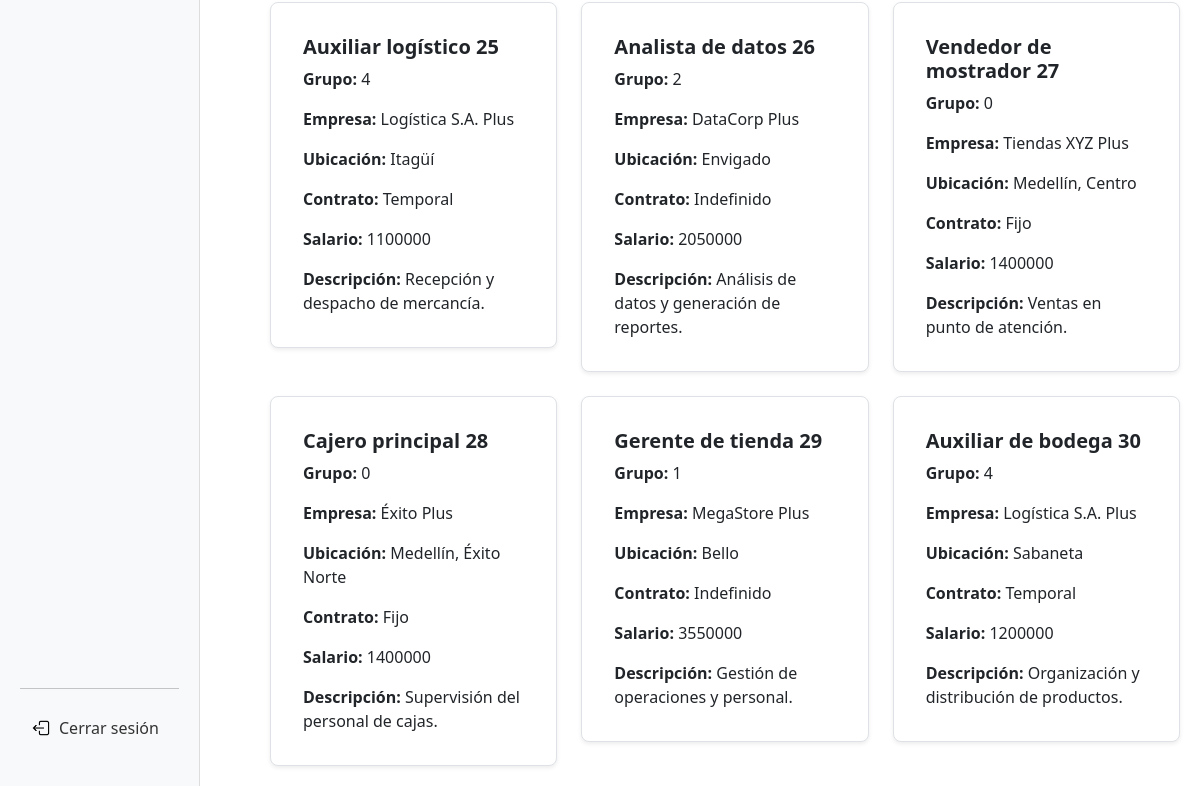
/administrador/vacantes/ (signed in, lower part), run on an earlier commit of the app's database.
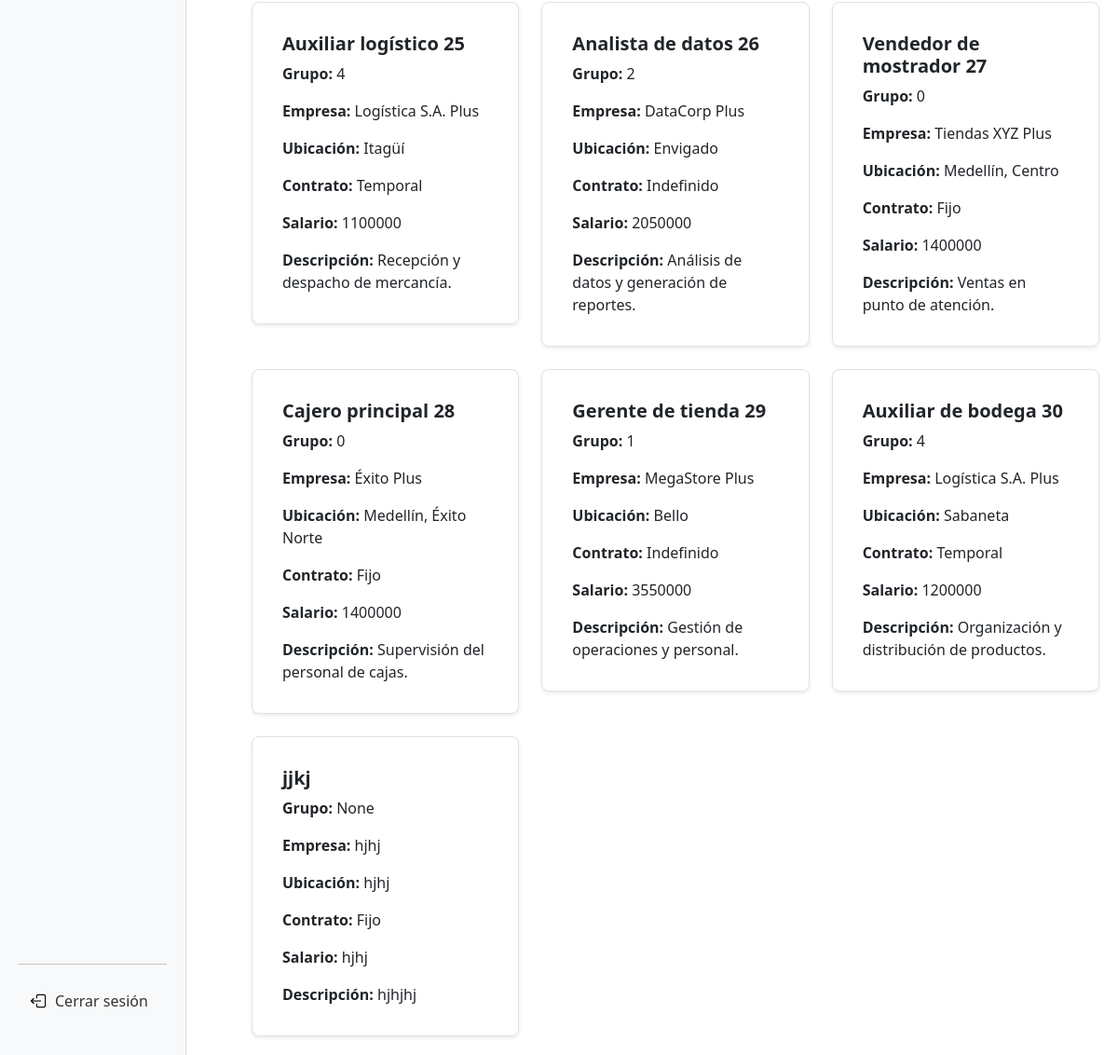
And on a later commit of the database.
### administrador/models.py (models this page shows, shortened)
class Vacante(models.Model):
    INDUSTRIAS = [
        ('TECNOLOGIA', 'Tecnología e Informática'),
        ('SALUD', 'Salud y Medicina'),
        ('EDUCACION', 'Educación'),
        ('INGENIERIA', 'Ingeniería y Manufactura'),
        ('VENTAS', 'Ventas y Marketing'),
        ('ADMINISTRACION', 'Administración y Negocios'),
        ('LEGAL', 'Legal'),
        ('LOGISTICA', 'Logística y Transporte'),
        ('SERVICIOS', 'Servicios Generales'),
        ('TURISMO', 'Turismo y Hospitalidad'),
        ('ENTRETENIMIENTO', 'Artes, Medios y Entretenimiento'),
        ('INVESTIGACION', 'Ciencia e Investigación'),
        ('AGROINDUSTRIA', 'Agroindustria y Medio Ambiente'),
    ]
    vacante = models.CharField(max_length=255)
    empresa = models.TextField(max_length=100)
    ubicacion = models.CharField(max_length=255)
    contrato = models.CharField(max_length=100)
    salario = models.CharField(max_length=100)
    descripcion = models.TextField(blank=True, null=True)
    industria = models.CharField(max_length=100, choices=INDUSTRIAS, null=True)
    modalidad = models.CharField(max_length=50, choices=[('Remoto', 'Remoto'), ('Presencial', 'Presencial'), ('Híbrido', 'Híbrido')], null=True)
    experiencia = models.CharField(max_length=100, null=True)
    grupo = models.IntegerField(null=True, blank=True) # Para clustering
    modelo_clustering = models.ForeignKey(ModeloEntrenado, null=True, blank=True, on_delete=models.SET_NULL)

### administrador/views.py (the view, shortened to what this page needs)
# urls.py: path('vacantes/', views.mis_vacantes, name='vacantes'),
@login_required
def mis_vacantes(request):
    query = request.GET.get('q')  # Obtén el término de búsqueda del parámetro 'q'
    if query:
        vacantes = Vacante.objects.filter(
            Q(vacante__icontains=query) |
            Q(empresa__icontains=query) |
            Q(ubicacion__icontains=query)
        )
        modelos = ModeloEntrenado.objects.all().order_by('-fecha')
    else:
        vacantes = Vacante.objects.all()
        modelos = ModeloEntrenado.objects.all().order_by('-fecha')
    return render(request, 'mis_vacantes.html', {'vacantes': vacantes, 'modelos': modelos})

### administrador/templates/mis_vacantes.html (shortened to what this page needs)
<!DOCTYPE html>
{% extends 'panel.html' %}
{% block content %}
<div class="row row-cols-1 row-cols-md-2 row-cols-lg-3 g-4">
    {% for vacante in vacantes %}
    <div class="col">
        <div class="card border rounded-3 shadow-sm p-3">
            <div class="card-body">
                <h5 class="card-title fw-bold">{{ vacante.vacante }}</h5>
                <p class="card-text"><strong>Grupo:</strong> {{ vacante.grupo }}</p>
                <p class="card-text"><strong>Empresa:</strong> {{ vacante.empresa }}</p>
                <p class="card-text"><strong>Ubicación:</strong> {{ vacante.ubicacion }}</p>
                <p class="card-text"><strong>Contrato:</strong> {{ vacante.contrato }}</p>
                <p class="card-text"><strong>Salario:</strong> {{ vacante.salario }}</p>
                <p class="card-text"><strong>Descripción:</strong> {{ vacante.descripcion }}</p>
            </div>
        </div>
    </div>
    {% empty %}
    <p class="text-muted">No hay vacantes disponibles.</p>
    {% endfor %}
</div>
{% endblock %}

What changed in the data, as far as the page shows it:
added Vacante: vacante "jjkj", grupo "None", empresa "hjhj", ubicacion "hjhj", contrato "Fijo", salario "hjhj", descripcion "hjhjhj"
